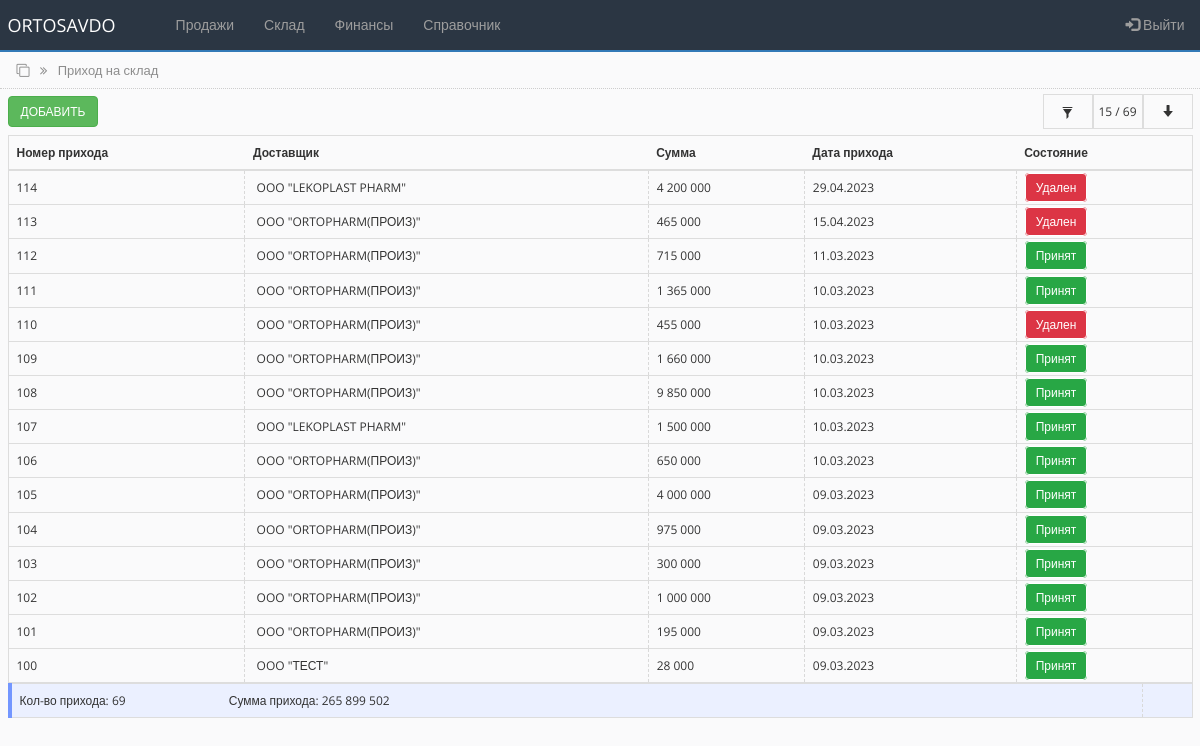
Screenshot of /in_store.php (signed in) with the database file from the repository.
### tables this page shows
CREATE TABLE `order_tbl` (
  `id` int(100) NOT NULL,
  `supplier_id` int(100) NOT NULL,
  `sum_order` varchar(100) NOT NULL,
  `date_order` date NOT NULL,
  `order_note` varchar(250) NOT NULL DEFAULT 'нет',
  `status_order` varchar(250) NOT NULL DEFAULT '0'
);

CREATE TABLE `supplier_tbl` (
  `id` int(255) NOT NULL,
  `name` varchar(250) NOT NULL,
  `alternative_name` varchar(250) NOT NULL,
  `inn` varchar(250) NOT NULL,
  `nds` varchar(250) NOT NULL,
  `raschetny_schet` varchar(250) NOT NULL,
  `mfo` varchar(100) NOT NULL,
  `address` varchar(250) NOT NULL,
  `contact` varchar(250) NOT NULL,
  `director` varchar(250) NOT NULL,
  `accountant` varchar(250) NOT NULL,
  `sts` int(10) NOT NULL DEFAULT '1'
);

### bot_lib.php (called while the page is built, shortened)
<?php
function get_supplier($connect, $supplier_id){
	$query = "SELECT * FROM supplier_tbl WHERE id='$supplier_id'";
	$result = mysqli_query($connect, $query);
	$supplier = mysqli_fetch_assoc($result);
	return $supplier;
}
?>

### in_store.php (the view, shortened to what this page needs)
<?php
include('settings.php');
include('bot_lib.php');
$limit = 15;
if (isset($_POST['id_contractor']) AND isset($_POST['from_date']) AND isset($_POST['to_date'])) {
    $id_cont = $_POST['id_contractor'];
    $fr_date = $_POST['from_date'];
    $to_date = $_POST['to_date'];
    $bg_sts = '#ebf0ff';
    $display_sts = 'none';
    $display_sts_filer_on = 'true';
     $query = "SELECT * FROM main_ord_tbl WHERE contractor = '$id_cont' AND order_status='0' AND ord_date >= '$fr_date' AND ord_date <= '$to_date' ORDER BY id DESC";
     $all_debt_query = "SELECT sum(transaction_amount) as all_debt, count(id) as allcount FROM main_ord_tbl WHERE contractor = '$id_cont' AND order_status='0' AND ord_date >= '$fr_date' AND ord_date <= '$to_date' ORDER BY id DESC";
}
 else {
     $query = "SELECT * FROM order_tbl ORDER BY id desc LIMIT 0,".$limit;
     $all_debt_query = "SELECT sum(sum_order) as all_debt, count(id) as allcount FROM order_tbl";
 }
$all_debt_result = mysqli_query($connect, $all_debt_query);
$all_debt_fetch = mysqli_fetch_array($all_debt_result);
$all_debt = $all_debt_fetch['all_debt'];
$all_count = $all_debt_fetch['allcount'];
$rs_result = mysqli_query ($connect, $query);
?>
<!DOCTYPE html>
<html lang="en">
<head>
    <link rel="stylesheet" href="https://maxcdn.bootstrapcdn.com/bootstrap/3.4.1/css/bootstrap.min.css">
    <link rel="stylesheet" href="https://cdnjs.cloudflare.com/ajax/libs/font-awesome/4.7.0/css/font-awesome.min.css">
    <link rel="stylesheet" href="css/bootstrap-grid.min.css">
    <link rel="stylesheet" href="https://cdnjs.cloudflare.com/ajax/libs/selectize.js/0.15.2/css/selectize.default.min.css" />
    <link rel="stylesheet" href="css/style.css">
</head>
<body>
<?php include 'partSite/nav.php'; ?>
<div class="page_name">
    <div class="container-fluid">
        <i class="fa fa-clone" aria-hidden="true"></i>
        <i class="fa fa-angle-double-right right_cus"></i>
        <span class="right_cus">Приход на склад</span>
    </div>
</div>
<div class="toolbar">
        <div class="container-fluid">
            <div class="toolbar_wrapper">
                <div>
                    <a href="add_pro.php"> <button type="button" class="btn btn-success">Добавить</button> </a>
                </div>
                <div class="filter-container">
                        <div style="background-color:<?php echo $bg_sts;?>" class="filter-container-item first" data-toggle="modal" data-target="#filter">
                        <span class="glyphicon glyphicon-filter"></span>
                        </div>
                        <div style="display:<?php echo $display_sts;?>" class="filter-container-item">
                            <span><span id="row_c"><?php echo $limit; ?></span> / <?php echo $all_count; ?></span>
                        </div>
                        <div style="display:<?php echo $display_sts;?>" class="filter-container-item">
                            <div class="loadmore">
                                <button class="btn btn-outline-info" type="button" id="loadBtn" value="+10"><span class="glyphicon glyphicon-arrow-down"></span></button>
                            </div>
                        </div>
                    </div>
            </div>
        </div>
</div>
<div class="all_table">
    <div class="container-fluid">
        <table class="table table-hover" style="border-collapse:collapse;">
        <thead>
            <tr>
                <th scope="col">Номер прихода</th>
                <th scope="col">Доставщик</th>
                <th scope="col">Сумма</th>
                <th scope="col">Дата прихода</th>
                <th scope="col">Состояние</th>
            </tr>
        </thead>
        <tbody class="postList">
<?php
    $i = 0;
    while ($row = mysqli_fetch_array($rs_result)) {
    $i++;
    if ($row["status_order"] == 1) {
        $status_order = 'Принят';
        $color = '#28a745';
    }elseif ($row["status_order"] == 0) {
        $status_order = 'Черновик';
        $color = 'silver';
    }elseif ($row["status_order"] == 2) {
        $status_order = 'Удален';
        $color = '#dc3545';
    }
?>
        <tr data-toggle="collapse" data-target="#row<?php echo $i;?>" aria-expanded="true" class="accordion-toggle">
            <td><?php echo $row["id"]; ?></td>
            <td><?php $supplier = get_supplier($connect, $row["supplier_id"]);?>&nbsp;<?php echo $supplier["name"];?></td>
            <td><?php echo number_format(floatval($row['sum_order']), 0, '.', ' '); ?></td>
            <td><?php echo $date = date("d.m.Y", strtotime($row["date_order"])); ?></td>
            <td><span style="border: 1px solid; background-color: <?php echo $color;?>; padding: 5px 10px; border-radius: 4px; color: white;"><?php echo $status_order; ?></span></td>
        </tr>
<?php
    };
?>
        </tbody>
        </table>
        <table class="table" style="background-color:#ebf0ff; border-left: 4px solid #7396ff;">
            <tr>
                <td style="text-align:left;">Кол-во прихода: <?php echo number_format($all_count, 0, ',', ' '); ?>
                <span style="margin-left:100px;">Сумма прихода: <?php echo number_format($all_debt, 0, ',', ' '); ?></span>
                </td>
                <td style="text-align:left;"></td>
            </tr>
        </table>
    </div>
</div>
</body>
</html>

### css/style.css (style rules this page uses)
* { box-sizing: border-box; margin: 0; padding: 0; transition: all 0.01s; }
body { background-color: #FAFAFB; font-family: "Open Sans", sans-serif; font-size: 12px; }
.page_name { width: 100%; height: 37px; padding: 9px; margin-top: -20px; border-bottom: 1px dotted #CDCDCD; color: #8d8d8d; font-size: 13px; }
.right_cus { margin-left: 7px; }
.toolbar { width: 100%; height: 46px; margin: 0; padding: 5px 0; }
.toolbar .btn { text-transform: uppercase; font-size: 12px; }
.table { border-collapse: collapse; border: 1px solid #dddddd; margin-bottom: 0px; padding-top: 10px; }
table > tbody > tr > td { vertical-align: middle; border-left: 0.00001px dashed #d9d9d9; height: 80%; }
.toolbar_wrapper { width: 100%; display: flex; justify-content: space-between; align-items: center; }
.filter-container { min-height: 35px; display: grid; grid-template-columns: auto auto auto; align-items: center; justify-content: end; background-color: #fafafb; }
.filter-container .first { cursor: pointer; }
.filter-container-item { display: flex; align-items: center; justify-content: center; min-width: 50px; height: 100%; padding: 0 3px; border: 1px solid #dddddd; }
.filter-container-item button { width: 100%; background-color: #fafafb; outline: none !important; }

### rows the page displays
order_tbl: id "114", supplier_tbl.name "OOO \"LEKOPLAST PHARM\"", sum_order "4 200 000", date_order "29.04.2023", status_order "Удален"
order_tbl: id "113", supplier_tbl.name "OOO \"ORTOPHARM(ПРОИЗ)\"", sum_order "465 000", date_order "15.04.2023", status_order "Удален"
order_tbl: id "112", supplier_tbl.name "OOO \"ORTOPHARM(ПРОИЗ)\"", sum_order "715 000", date_order "11.03.2023", status_order "Принят"
order_tbl: id "111", supplier_tbl.name "OOO \"ORTOPHARM(ПРОИЗ)\"", sum_order "1 365 000", date_order "10.03.2023", status_order "Принят"
order_tbl: id "110", supplier_tbl.name "OOO \"ORTOPHARM(ПРОИЗ)\"", sum_order "455 000", date_order "10.03.2023", status_order "Удален"
order_tbl: id "109", supplier_tbl.name "OOO \"ORTOPHARM(ПРОИЗ)\"", sum_order "1 660 000", date_order "10.03.2023", status_order "Принят"
order_tbl: id "108", supplier_tbl.name "OOO \"ORTOPHARM(ПРОИЗ)\"", sum_order "9 850 000", date_order "10.03.2023", status_order "Принят"
order_tbl: id "107", supplier_tbl.name "OOO \"LEKOPLAST PHARM\"", sum_order "1 500 000", date_order "10.03.2023", status_order "Принят"
order_tbl: id "106", supplier_tbl.name "OOO \"ORTOPHARM(ПРОИЗ)\"", sum_order "650 000", date_order "10.03.2023", status_order "Принят"
order_tbl: id "105", supplier_tbl.name "OOO \"ORTOPHARM(ПРОИЗ)\"", sum_order "4 000 000", date_order "09.03.2023", status_order "Принят"
order_tbl: id "104", supplier_tbl.name "OOO \"ORTOPHARM(ПРОИЗ)\"", sum_order "975 000", date_order "09.03.2023", status_order "Принят"
order_tbl: id "103", supplier_tbl.name "OOO \"ORTOPHARM(ПРОИЗ)\"", sum_order "300 000", date_order "09.03.2023", status_order "Принят"
order_tbl: id "102", supplier_tbl.name "OOO \"ORTOPHARM(ПРОИЗ)\"", sum_order "1 000 000", date_order "09.03.2023", status_order "Принят"
order_tbl: id "101", supplier_tbl.name "OOO \"ORTOPHARM(ПРОИЗ)\"", sum_order "195 000", date_order "09.03.2023", status_order "Принят"
order_tbl: id "100", supplier_tbl.name "OOO \"ТЕСТ\"", sum_order "28 000", date_order "09.03.2023", status_order "Принят"

### other values shown
$limit "15"
$all_count "69"
$all_debt "265 899 502"
